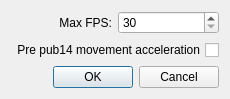
<?xml version="1.0" encoding="UTF-8"?>
<ui version="4.0">
 <class>GameMods</class>
 <widget class="QDialog" name="GameMods">
  <property name="geometry">
   <rect>
    <x>0</x>
    <y>0</y>
    <width>206</width>
    <height>94</height>
   </rect>
  </property>
  <property name="windowTitle">
   <string>Game mods</string>
  </property>
  <layout class="QGridLayout" name="gridLayout">
   <item row="0" column="0">
    <layout class="QVBoxLayout" name="verticalLayout">
     <item>
      <layout class="QHBoxLayout" name="horizontalLayout">
       <item>
        <widget class="QLabel" name="label">
         <property name="text">
          <string>Max FPS:</string>
         </property>
         <property name="alignment">
          <set>Qt::AlignRight|Qt::AlignTrailing|Qt::AlignVCenter</set>
         </property>
        </widget>
       </item>
       <item>
        <widget class="QSpinBox" name="spinBox">
         <property name="minimum">
          <number>30</number>
         </property>
         <property name="maximum">
          <number>200</number>
         </property>
        </widget>
       </item>
      </layout>
     </item>
     <item>
      <widget class="QCheckBox" name="checkBox_movement">
       <property name="layoutDirection">
        <enum>Qt::RightToLeft</enum>
       </property>
       <property name="text">
        <string>Pre pub14 movement acceleration</string>
       </property>
      </widget>
     </item>
    </layout>
   </item>
   <item row="1" column="0">
    <widget class="QDialogButtonBox" name="buttonBox">
     <property name="orientation">
      <enum>Qt::Horizontal</enum>
     </property>
     <property name="standardButtons">
      <set>QDialogButtonBox::Cancel|QDialogButtonBox::Ok</set>
     </property>
    </widget>
   </item>
  </layout>
 </widget>
 <resources/>
 <connections>
  <connection>
   <sender>buttonBox</sender>
   <signal>accepted()</signal>
   <receiver>GameMods</receiver>
   <slot>accept()</slot>
   <hints>
    <hint type="sourcelabel">
     <x>248</x>
     <y>254</y>
    </hint>
    <hint type="destinationlabel">
     <x>157</x>
     <y>274</y>
    </hint>
   </hints>
  </connection>
  <connection>
   <sender>buttonBox</sender>
   <signal>rejected()</signal>
   <receiver>GameMods</receiver>
   <slot>reject()</slot>
   <hints>
    <hint type="sourcelabel">
     <x>316</x>
     <y>260</y>
    </hint>
    <hint type="destinationlabel">
     <x>286</x>
     <y>274</y>
    </hint>
   </hints>
  </connection>
 </connections>
</ui>
